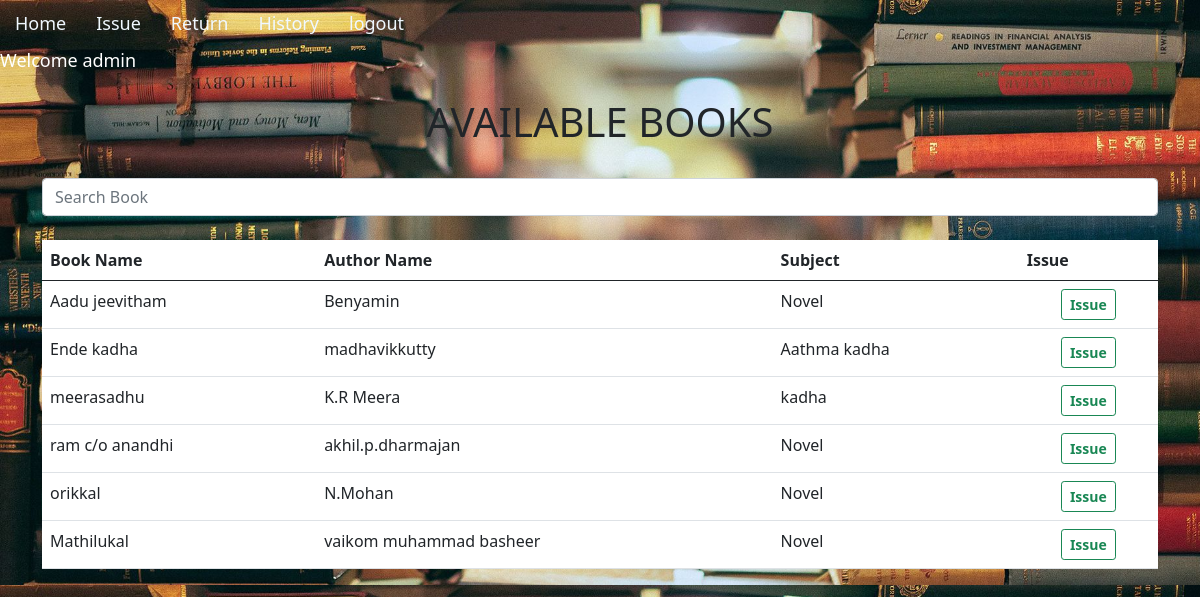
The page /issue/ (signed in) on the database its author committed.
### app/models.py (models this page shows, shortened)
class Book(models.Model):
    book_name=models.CharField(max_length=150)
    author_name=models.CharField(max_length=200)
    quantity=models.IntegerField(default=1)
    subject=models.CharField(max_length=2000)
    book_add_time=models.TimeField(default=timezone.now())
    book_add_date=models.DateField(default=date.today())
    class Meta:
        unique_together = ('book_name','author_name')

### app/views.py (the view, shortened to what this page needs)
# urls.py: path('issue/',views.issue,name='issue'),
@login_required(login_url='loginn')
def issue(request):
    my_items = IssuedItem.objects.filter(user_id=request.user,return_date__isnull=True).values_list('book_id')
    books = Book.objects.exclude(id__in=my_items).filter(quantity__gt=0)
    return render(request,'issued_item.html',{'books':books})

### app/templates/issued_item.html (shortened to what this page needs)
{% extends 'base.html' %}
{% load static %}
{% block content %}
<br>
<div style="text-align: center;">
    <h1>AVAILABLE BOOKS</h1> <br>
    <div class="input-group container">
        <input
        id="search"
        type="search"
        class="form-control rounded"
        placeholder="Search Book"
        aria-label="Search"
        aria-describedby="search-addon"
      />
    </div>
</div>
<br>
<div class="container" >
    <table class="table" style="background-color: white;">
      <thead class="thead-dark">
        <tr>
          <th class="" scope="col">Book Name</th>
          <th class="" scope="col">Author Name</th>
          <th class="" scope="col">Subject</th>
          <th class="" scope="col">Issue</th>
        </tr>
      </thead>
      <tbody id="table_data">
        {% for book in books %}
        <tr>
          <td>{{book.book_name}}</td>
          <td>{{book.author_name}}</td>
          <td>{{book.subject}}</td>
          <td>
            <div style="text-align: center;">
              <form action="issue" method="post">
                <button type="submit" class="btn btn-outline-success btn-sm">
                  <b>Issue</b>
                </button>
              </form>
            </div>
          </td>
        </tr>
        {% endfor %}
      </tbody>
    </table>
  </div>
{% endblock %}

### app/templates/base.html (shortened to what this page needs)
{% load static %}
<!DOCTYPE html>
<html lang="en">
<head>
  <link href="https://cdn.jsdelivr.net/npm/bootstrap@5.0.2/dist/css/bootstrap.min.css" rel="stylesheet"
>
  <link rel="stylesheet" href="{% static 'css/base.css' %}">
</head>
<body>
  <ul class="nav">
    {% if not user.is_authenticated %}
    <li class="nav-item">
      <a class="nav-link" href="{% url 'signUp' %}">signup</a>
    </li>
    <li class="nav-item">
      <a class="nav-link" href="{% url 'loginn' %}">login</a>
    </li>
    {% else %}
    <li class="nav-item">
      <a class="nav-link" href="/">Home</a>
    </li>
    <li class="nav-item">
      <a class="nav-link" href="{% url 'issue' %}">Issue</a>
    </li>
    <li class="nav-item">
      <a class="nav-link" href="{% url 'return' %}">Return</a>
    </li>
    <li class="nav-item">
      <a class="nav-link" href="history">History</a>
    </li>
    <li class="nav-item">
      <a class="nav-link " href="{% url 'logout1' %}">logout</a>
    </li>
    {% endif %}
  </ul>
  {% if user.is_authenticated %}
  <div style="color: white;
  font-size: large;">
  Welcome {{user}}
</div>
  {% endif %}
  {% block content %}{% endblock %}
</body>
</html>

### app/static/css/base.css (style rules this page uses)
body { background-image: url('../images/base.jpg'); background-size: cover; }
.nav-link { color: aliceblue; font-size: large; text-decoration: none; padding: 10px 15px; border-radius: 5px; transition: background-color 0.3s ease; }

### rows shown on the page
Book: book_name "Aadu jeevitham", author_name "Benyamin", subject "Novel"
Book: book_name "Ende kadha", author_name "madhavikkutty", subject "Aathma kadha"
Book: book_name "meerasadhu", author_name "K.R Meera", subject "kadha"
Book: book_name "ram c/o anandhi", author_name "akhil.p.dharmajan", subject "Novel"
Book: book_name "orikkal", author_name "N.Mohan", subject "Novel"
Book: book_name "Mathilukal", author_name "vaikom muhammad basheer", subject "Novel"

### other values the page prints
{{ user }} "admin"
